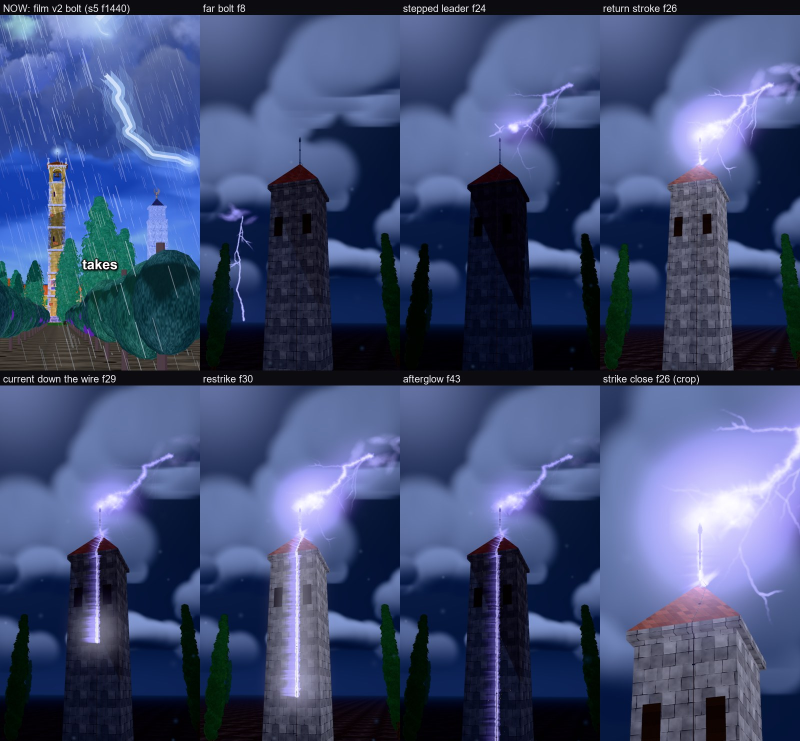
#> input picture newZip/RicksClips_Skill_V1.1/templates/threejs_film/_pbr_test/v_bolt/bolt_sheet.jpg, 1600 x 1482 px (shown at 1/2 size)
$ python look_3d.py ../../templates/threejs_film/_pbr_test/v_bolt/bolt_sheet.jpg
#> lines starting #> are read from the running program, lines starting #| are printed output that depends on the picture; after the words box and inside, x2 and y2 are one past the last pixel; in counts of white or black regions, pixels touching at a corner belong together
### newZip/RicksClips_Skill_V1.1/tools/measure/grade_metrics.py
"""Colour/tone metrics (method: references/reports/grade.md section 1).

Per frame (caption band masked): Y' percentiles (Rec.709 weights on encoded sRGB),
HSV S stats (V > 0.15), lit chroma C*ab p50/p90 (L* 40-85, non-ink), black point
(mean RGB of darkest 0.5 %), vignette corner/centre, ink mask = black top-hat.

Usage:
  python grade_metrics.py video.mp4 --every 15        # sample every 15th frame
  python grade_metrics.py img1.png img2.png ...       # stills
Reference day targets: Y'p50 0.571, non-ink p5 0.234, p99 0.967, lit C* p90 ~55,
black point warm ~(35,19,20)/255, corner/centre 0.86. Per-video medians (STYLE_BIBLE):
lum mean 0.43-0.54, HSV sat 0.38-0.65.
"""
import sys, json, numpy as np
sys.path.insert(0, __file__.rsplit("\\", 1)[0] if "\\" in __file__ else ".")
from vidio import frames, caption_mask, luma
from PIL import Image
from scipy import ndimage


def srgb_to_lab(rgb):
    r = np.where(rgb > 0.04045, ((rgb + 0.055) / 1.055) ** 2.4, rgb / 12.92)
    M = np.array([[0.4124, 0.3576, 0.1805], [0.2126, 0.7152, 0.0722], [0.0193, 0.1192, 0.9505]])
    xyz = r @ M.T / np.array([0.95047, 1.0, 1.08883])
    f = np.where(xyz > 0.008856, np.cbrt(xyz), 7.787 * xyz + 16 / 116)
    L = 116 * f[..., 1] - 16
    a = 500 * (f[..., 0] - f[..., 1])
    b = 200 * (f[..., 1] - f[..., 2])
    return L, a, b


# [54 lines left out: functions frame_metrics, agg, not called in this run]


# [25 lines that do not run on import are left out]

### newZip/RicksClips_Skill_V1.1/tools/measure/look_3d.py
"""3D WORLD STYLE look numbers. Same formulas as references/remeasure/3d_2026-11-08/scripts/look.py (1080x1920, caption band
0.64-0.76 H masked), rewritten on numpy/scipy/PIL because cv2 is not installed here.
Usage: python measure_v3.py [--json out.json] img...   Prints the report's targets for comparison."""
import sys, os, json
sys.path.insert(0, os.path.join(os.path.dirname(os.path.abspath(__file__))))
import numpy as np
from PIL import Image
from scipy import ndimage as ni
from grade_metrics import srgb_to_lab

def disk(d):
    r = d // 2; y, x = np.ogrid[-r:r + 1, -r:r + 1]; return x * x + y * y <= r * r + 1

def m(f):
    im = Image.open(f).convert("RGB").resize((1080, 1920), Image.BOX); H, W = 1920, 1080
    k = np.ones((H, W), bool); k[int(.64 * H):int(.76 * H)] = False
    rgb = np.asarray(im).astype(np.float32) / 255; Y = .299 * rgb[..., 0] + .587 * rgb[..., 1] + .114 * rgb[..., 2]
    hsv = np.asarray(im.convert("HSV")).astype(np.float32); S = hsv[..., 1] / 255; Hh = hsv[..., 0] * 360 / 255
    L, a, b = srgb_to_lab(rgb); C = np.hypot(a, b); y = Y[k]
#> in srgb_to_lab, `L = 116 * f[..., 1] - 16`:
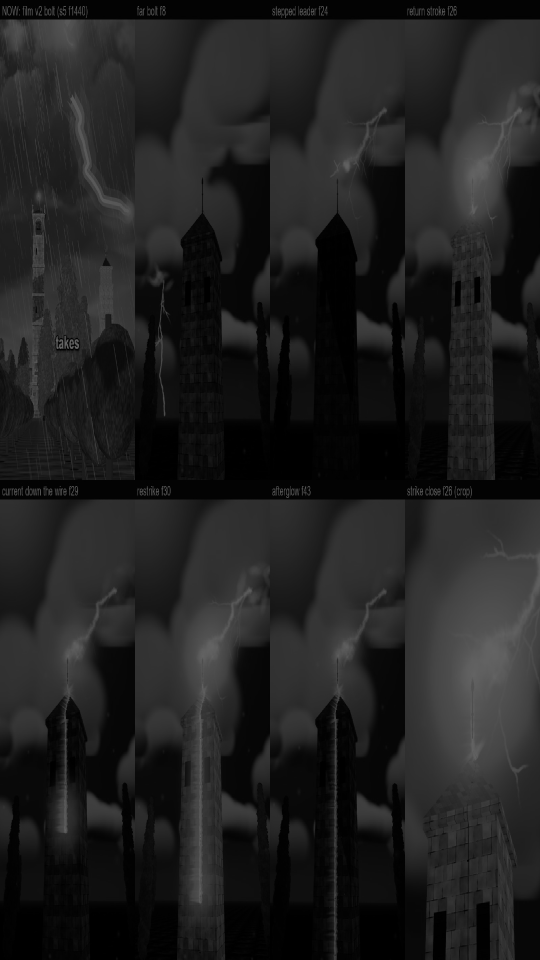
#> L: shape (1920, 1080) float64 (shown at 1/2 size); min 0, max 100, mean 32.3
#> in srgb_to_lab, `b = 200 * (f[..., 1] - f[..., 2])`:
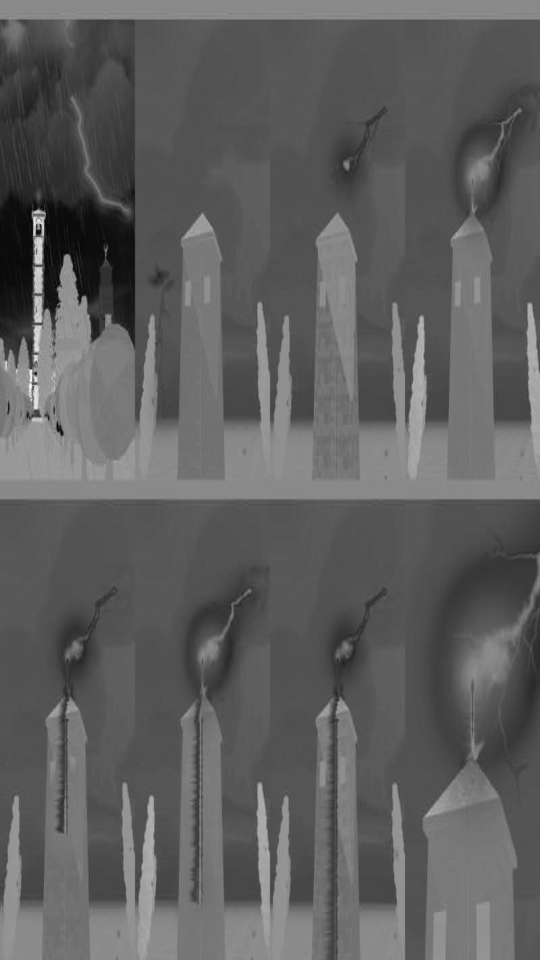
#> b: shape (1920, 1080) float64 (shown at 1/2 size); min -69.5, max 55.17, mean -23.1; drawn with min black and max white
#> after `C = np.hypot(a, b)`:
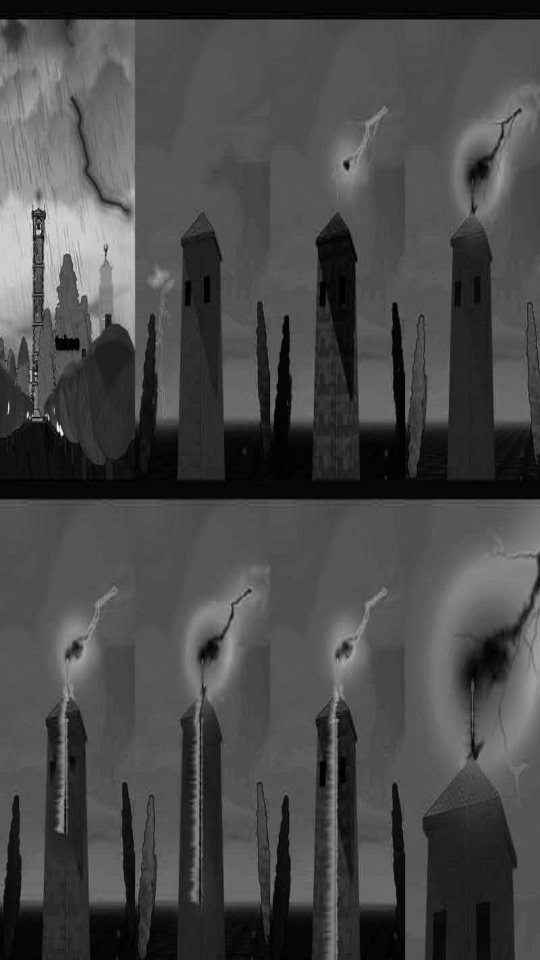
#> C: shape (1920, 1080) float64 (shown at 1/2 size); min 0, max 88.26, mean 25.7; drawn with min black and max white
    r = {"Ymean": round(float(y.mean()), 3)}; lit = k & (L > 50); r["litC50"] = round(float(np.median(C[lit])), 1)
#> after `r = {'Ymean': round(float(y.mean()), 3)}`: r = {'Ymean': 0.278}
#> after `lit = k & (L > 50)`:
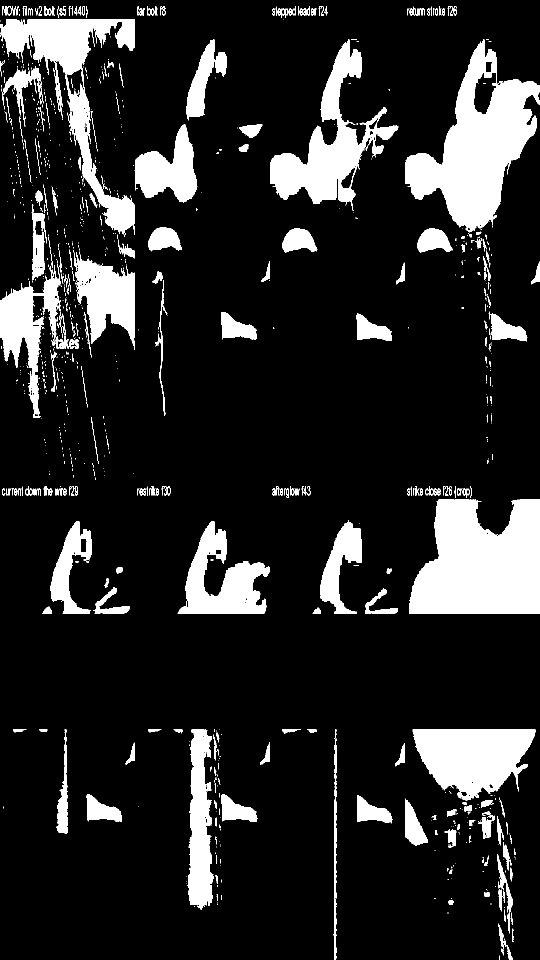
#> lit: shape (1920, 1080) bool (shown at 1/2 size); 14.9% white; 1127 white regions (832 under 20 px), largest, box (x1, y1, x2, y2) and area: (818, 999, 1080, 1228) 47747, (810, 79, 1080, 464) 45171, (0, 39, 270, 474) 25954
    dk = k & (Y < .3) & (Y > .06); r["shadow_ab"] = [round(float(np.median(a[dk])), 1), round(float(np.median(b[dk])), 1)]
#> after `dk = k & (Y < 0.3) & (Y > 0.06)`:
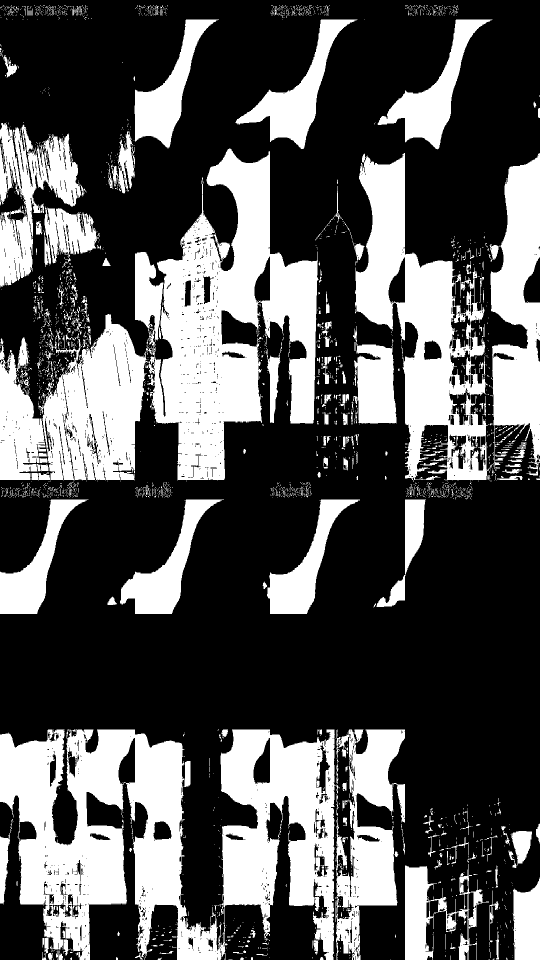
#> dk: shape (1920, 1080) bool (shown at 1/2 size); 32.7% white; 2951 white regions (2671 under 20 px), largest, box (x1, y1, x2, y2) and area: (0, 1459, 672, 1920) 168571, (270, 297, 636, 961) 118130, (710, 306, 979, 961) 69283
    t = np.percentile(y, 1); r["black"] = [round(float(v)) for v in rgb[k & (Y <= t)].mean(0) * 255]
#> after `t = np.percentile(y, 1)`: t = 0.00385
    c = Y[int(.35 * H):int(.65 * H), int(.3 * W):int(.7 * W)].mean(); q = int(.12 * W)
#> after `c = Y[int(0.35 * H):int(0.65 * H), int(0.3 * W):int(0.7 * W)].mean()`: c = 0.225
    r["vig"] = round(float(np.concatenate([Y[:q, :q].ravel(), Y[:q, -q:].ravel(), Y[-q:, :q].ravel(), Y[-q:, -q:].ravel()]).mean() / c), 2)
    hp = Y - ni.gaussian_filter(Y, 3); bs = 16; hb, wb = H // bs, W // bs
#> after `hp = Y - ni.gaussian_filter(Y, 3)`:
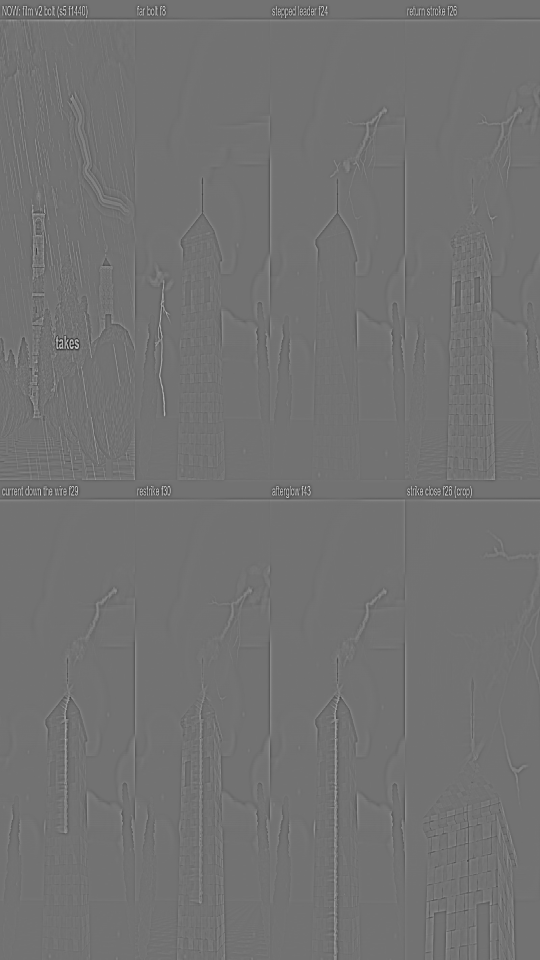
#> hp: shape (1920, 1080) float32 (shown at 1/2 size); min -0.664, max 0.813, mean 1.13e-11; drawn with min black and max white
    bl = lambda x: x[:hb * bs, :wb * bs].reshape(hb, bs, wb, bs).transpose(0, 2, 1, 3).reshape(hb, wb, -1)
    sd = bl(hp).std(-1)[bl(k.astype(np.float32)).min(-1) > 0]; r["textured"] = round(float((sd > .015).mean()), 3); r["flat"] = round(float((sd < .004).mean()), 3)
#> after `sd = bl(hp).std(-1)[bl(k.astype(np.float32)).min(-1) > 0]`: sd = 6968 values, max 0.34 at index 2822, min 4.59e-06 at index 60, mean 0.0224
    Y8 = (Y * 255).astype(np.uint8); th = Y8.astype(np.int16) - ni.grey_opening(Y8, footprint=disk(9)).astype(np.int16)
    r["spec"] = round(float(((th > 50) & k).sum() / k.sum()), 4); r["clip_pct"] = round(float((y > .97).mean() * 100), 2)
    sat = k & (S > .25) & (Y > .12); hh = Hh[sat]; n = max(len(hh), 1)
#> after `sat = k & (S > 0.25) & (Y > 0.12)`:
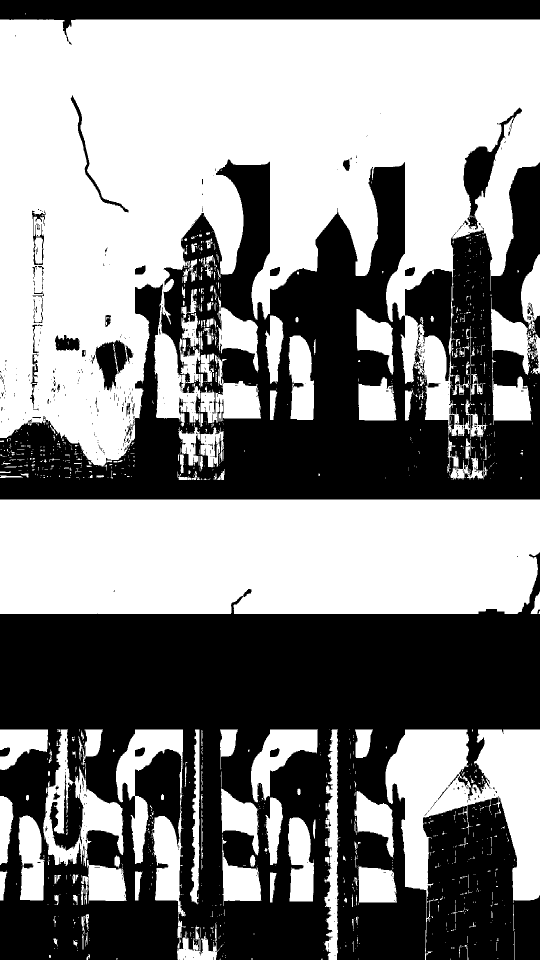
#> sat: shape (1920, 1080) bool (shown at 1/2 size); 52.7% white; 545 black regions (477 under 20 px), largest, box (x1, y1, x2, y2) and area: (0, 1105, 1080, 1920) 506460, (0, 319, 1080, 999) 339524, (846, 1592, 1080, 1920) 57142
#> after `n = max(len(hh), 1)`: n = 1092082
    r["amber"] = round(float(((hh >= 20) & (hh < 70)).sum() / n), 3); r["blue"] = round(float(((hh >= 165) & (hh < 255)).sum() / n), 3); r["red"] = round(float(((hh < 20) | (hh >= 320)).sum() / n), 3)
    return r

if __name__ == "__main__":
    a = sys.argv[1:]; out = a[a.index("--json") + 1] if "--json" in a else None
    files = [x for x in a if x != "--json" and x != out]
    R = {f: m(f) for f in files}
#> R = 1 item
    for f, v in R.items(): print(f.replace(chr(92), "/").split("/")[-1], v)
#> this loop made 1 pass
#| bolt_sheet.jpg {'Ymean': 0.278, 'litC50': 31.6, 'shadow_ab': [8.0, -26.1], 'black': [1, 0, 4], 'vig': 1.1, 'textured': 0.405, 'flat': 0.38, 'spec': 0.0101, 'clip_pct': 0.04, 'amber': 0.005, 'blue': 0.982, 'red': 0.005}
    print("targets (report): Ymean .46 litC50 21 shadow_ab +6/-8 black 7,4,15 vig .67 textured .39 flat .48 spec .018 clip .9 amber .07 blue .58")
    if out: json.dump(R, open(out, "w"), indent=1)
